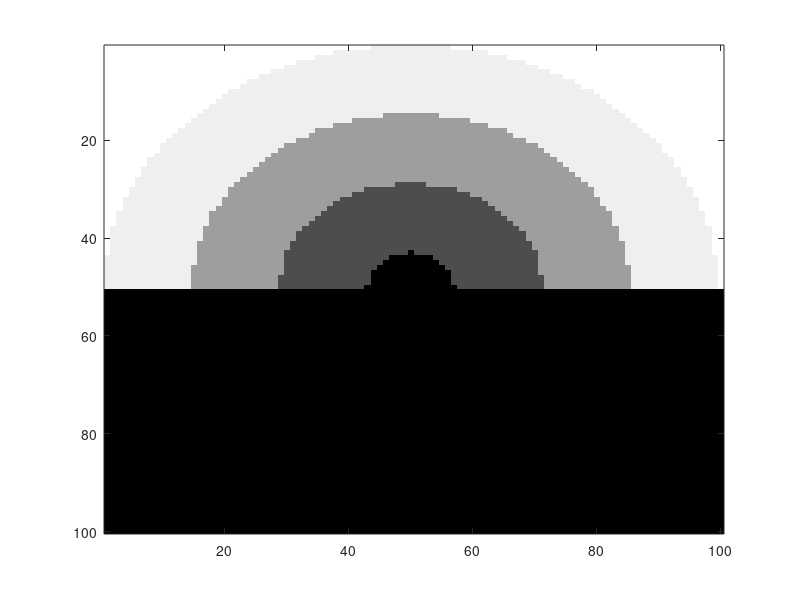
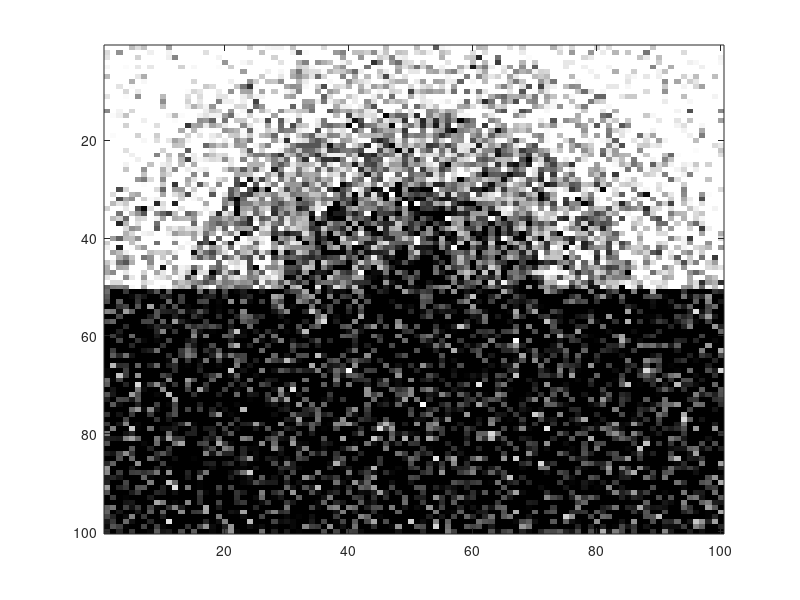

Source code (MATLAB) for these figures, in order: (Note: this script raises an error after producing the figures.)
%% SET THIS!!
% this should be the location of graphlab.a etc
BINARY_DIRECTORY = [getenv('HOME') '/graphlabapi/graphlabapi/release/src/graphlab'];
%%
% Image dimensions and arity
arity = 5;
imgdim = 100;
%% generate images
cleanimg = zeros(imgdim,imgdim);
maxd = [imgdim,imgdim]/2;
maxd = sqrt(sum(maxd.*maxd));
for i = 1:(imgdim/2)
    for j = 1:imgdim
        d = [i,j] - ([imgdim,imgdim]/2);
        d = sqrt(sum(d.*d));
        cleanimg(i,j) = round(d / maxd * arity);
    end
end
cleanimg(cleanimg >= arity) = arity - 1;

% make noisy image
noisyimg = cleanimg + randn(imgdim);
%% display images
figure;
image(cleanimg / arity * 100);
colormap('gray');
figure;
image(noisyimg / arity * 100);
colormap('gray');
%% generate vertex data
vdata = {};
for i = 1:imgdim
    for j = 1:imgdim
        vtx.belief = ones(1,arity);
        vtx.unary = pdf('norm',0:(arity-1), noisyimg(i,j), 1);
        vtx.unary = vtx.unary ./ sum(vtx.unary);
        vdata{(i-1)*100+j} = vtx;
    end
end

%% generate ising edgedata
edge.binary = zeros(arity);
for i = 1:arity
    for j = 1:arity
        edge.binary(i,j) = exp(-3 * abs(i-j));
    end
end
edge.msg = ones(1,5);
edata = {edge};
%% generate adjacency matrix
adj =sparse(length(vdata),length(vdata));
for xi = 1:imgdim
    for xj = 1:imgdim
        if (xi - 1 >= 1) 
            adj((xi-1)*100+xj, (xi-2)*100+xj) = 1;
        end
        if (xi + 1 <= imgdim) 
            adj((xi-1)*100+xj, (xi)*100+xj) = 1;
        end
        if (xj - 1 >= 1) 
            adj((xi-1)*100+xj, (xi-1)*100+xj-1) = 1;
        end
        if (xj + 1 <= imgdim) 
            adj((xi-1)*100+xj, (xi-1)*100+xj+1) = 1;
        end
    end
end
%% compile update function
% you need to set the graphlab directory 
compile_update_function({'bp_update'}, vdata{1},edata{1}, BINARY_DIRECTORY, 'bp', 'bp');
%% set options
options.initial_schedule(1).update_function = 'bp_update';
options.initial_schedule(1).vertices=uint32(1:(imgdim * imgdim));
options.initial_schedule(1).priorities=ones(size(options.initial_schedule(1).vertices));
options.scheduler = 'splash(50)';
options.ncpus = 4;
options.scope = 'edge';
%% cd in the BP directory and call
cd bp
%%
[v2,adj2,e2] = bp(vdata,adj,edata, options);
%%
cd ..
%% display output

outputimg = zeros(imgdim);
for i = 1:imgdim
    for j = 1:imgdim
        [c,idx] = max(v2{(i-1)*100+j}.belief);
        outputimg(i,j) = idx;
    end
end
figure;
imagesc(outputimg);
colormap('gray');
